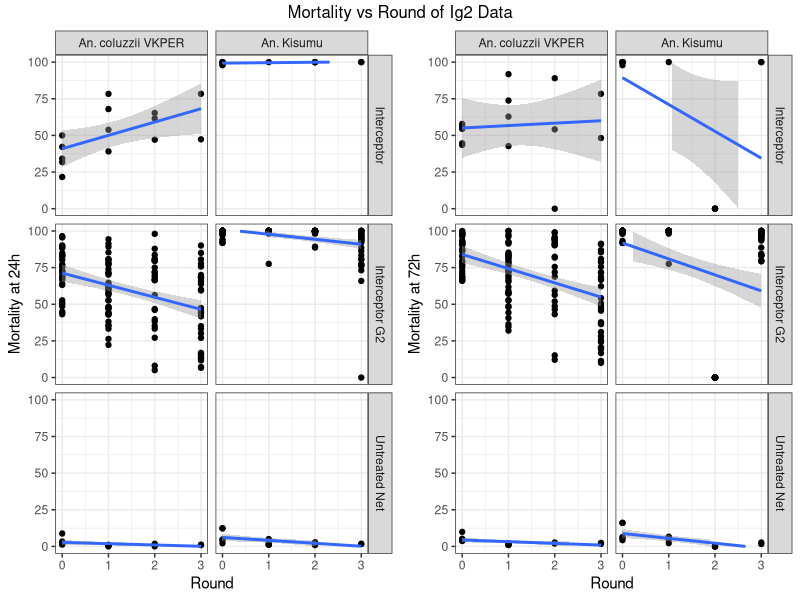
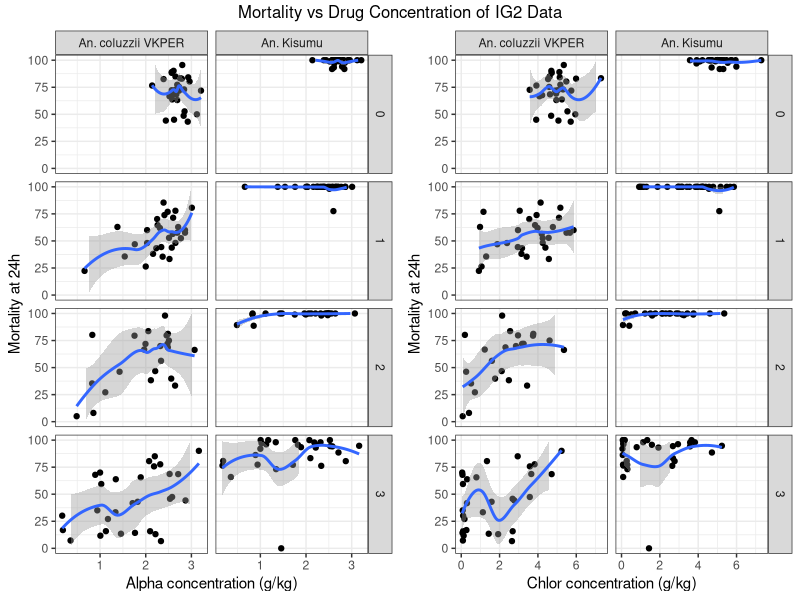
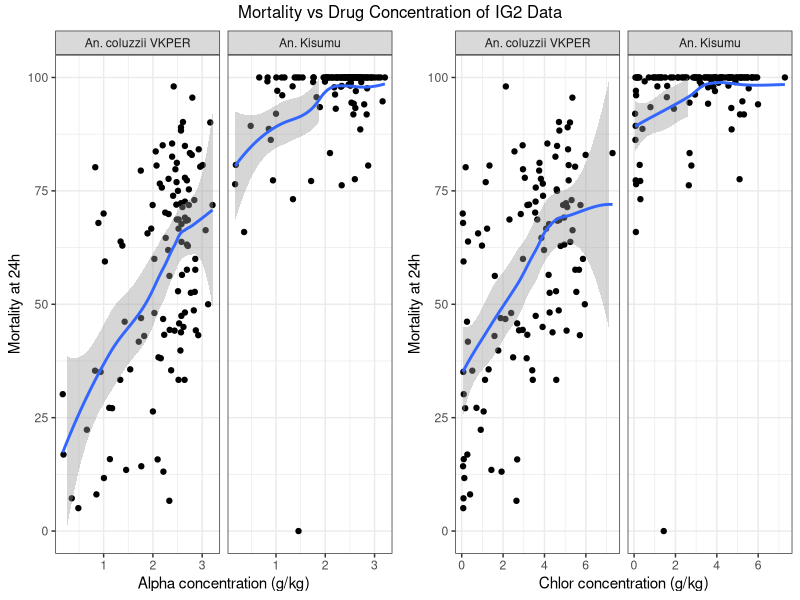
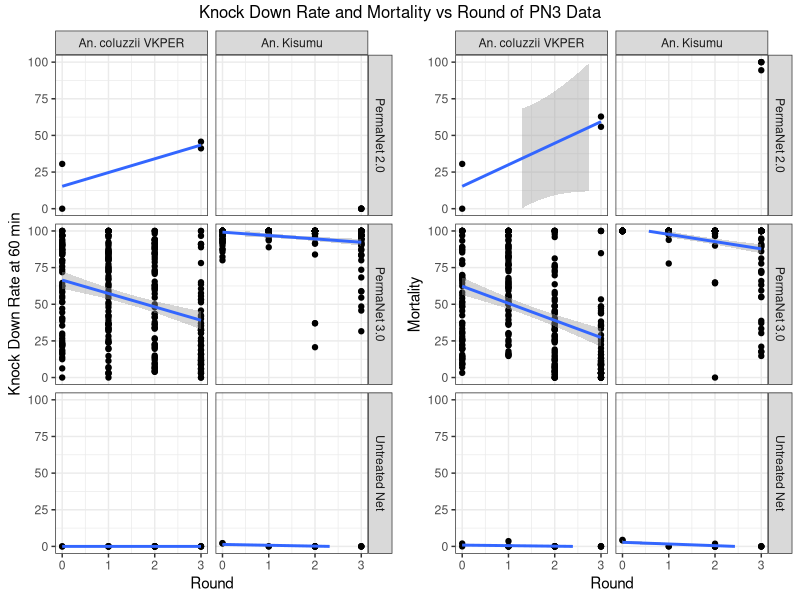
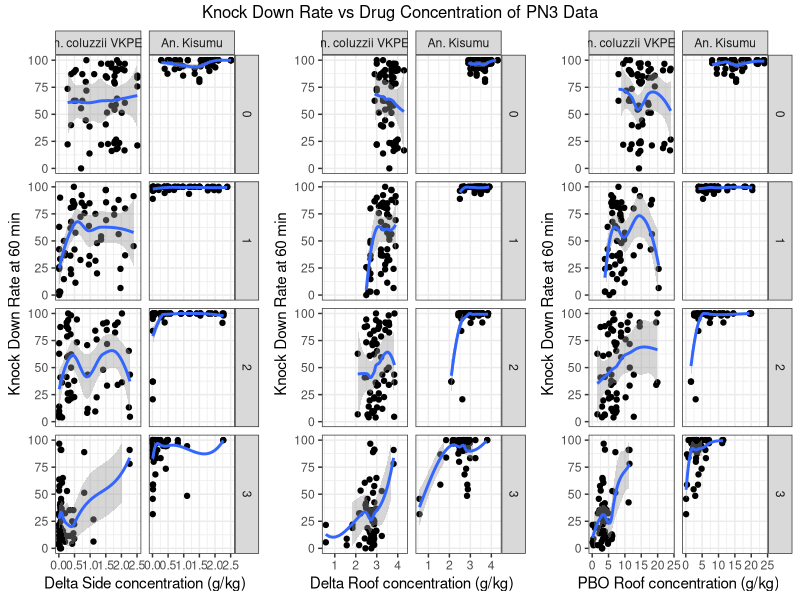
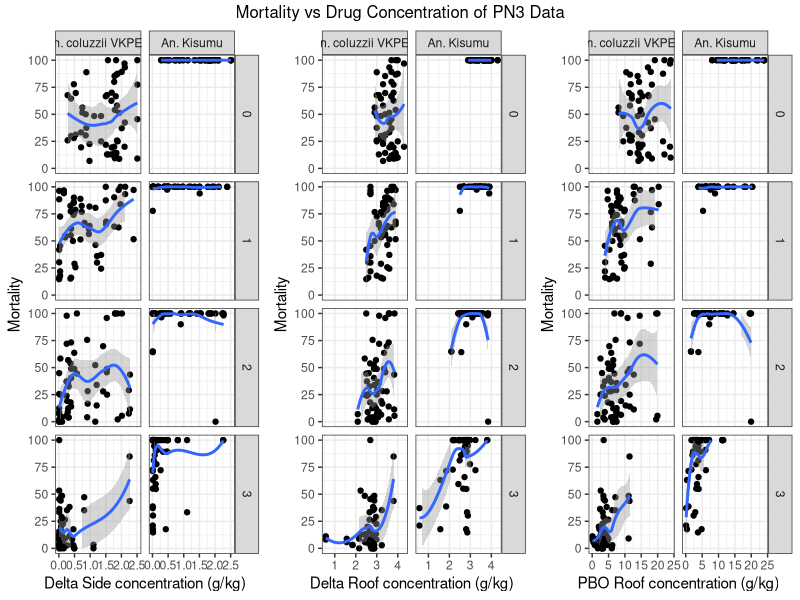
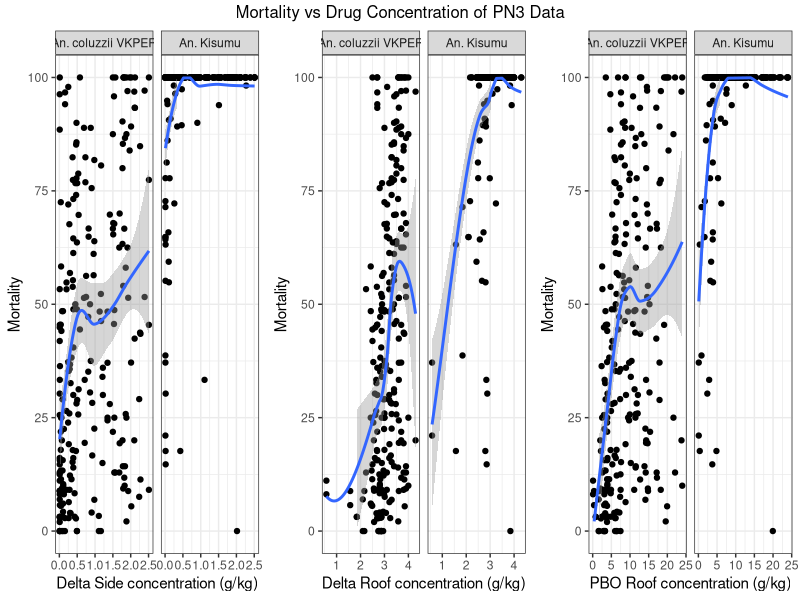
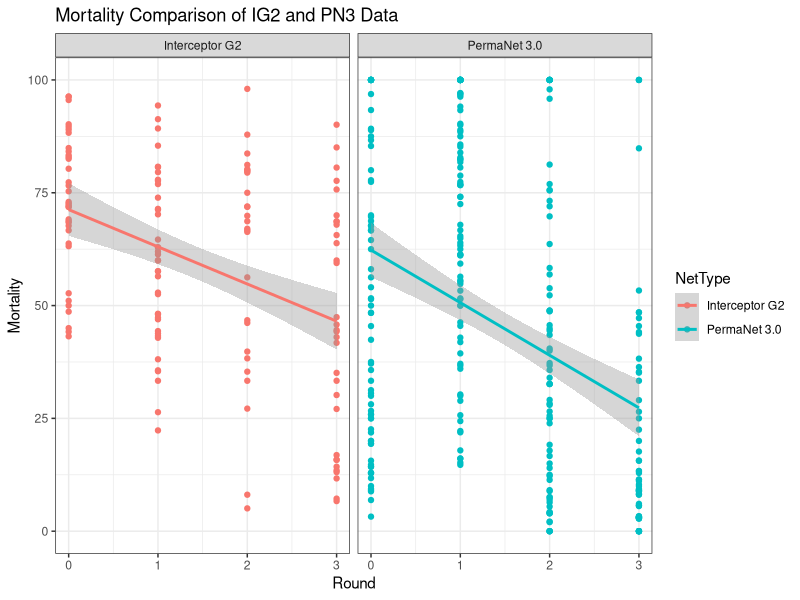

Generate these figures, in order, with R:
## ---- chunk 1
library(readr)
ig2.df <- read_csv("Burkina Faso_bio_ig2_master_m36_anonym.csv")
pn3.df <- read_csv("Burkina Faso_bio_pn3_master_m36_anonym.csv")
interceptor.df <- read_csv("Burkina Faso_bio_interceptor_master_m36_anonym.csv")
## ---- chunk 2
colnames(ig2.df)
## ---- chunk 3
table(ig2.df$NetType, ig2.df$Mosquitospeciesstrain)
## ---- chunk 4
# An.kisumu is the same as An.gambiae Kisumu in "Mosquitospeciesstrain". 
# Merge them.
ig2.df$Mosquitospeciesstrain[
  ig2.df$Mosquitospeciesstrain == "An. gambiae Kisumu"] <- "An. Kisumu"
ig2.df$Mosquitospeciesstrain[
  ig2.df$Mosquitospeciesstrain == "An.kisumu"] <- "An. Kisumu"
# Untreated and Untreated net are the same as in "NetType".
ig2.df$NetType[ig2.df$NetType == "Untreated"] <- "Untreated Net"
ig2.df$NetType[ig2.df$NetType == "Untreated net"] <- "Untreated Net"
# One "NetType" is . and another is New. Remove it.
ig2.df <- ig2.df[ig2.df$NetType != ".", ]
ig2.df <- ig2.df[ig2.df$NetType != "New", ]

# Filter > 100 vales in "mort24h" and "mort72"
ig2.df <- ig2.df[ig2.df$mort24h <= 100, ]
ig2.df <- ig2.df[ig2.df$mort72 <= 100, ]

table(ig2.df$NetType, ig2.df$Mosquitospeciesstrain)
## ---- chunk 5

# Plot "mort24h" & "mort72" v.s. "round" by "NetType" & "Mosquitospeciesstrain"

library(ggplot2)
library(gridExtra)

m1 <- ggplot(ig2.df, aes(x = round, y = mort24h)) +
  geom_point() + geom_smooth(method = "lm") +
  facet_grid(NetType ~ Mosquitospeciesstrain) +
  ylim(0, 100) +
  ylab("Mortality at 24h") + xlab("Round") +
  theme_bw()
m2 <- ggplot(ig2.df, aes(x = round, y = mort72)) +
  geom_point() + geom_smooth(method = "lm") +
  facet_grid(NetType ~ Mosquitospeciesstrain) +
  ylim(0, 100) +
  ylab("Mortality at 72h") + xlab("Round") +
  theme_bw()

grid.arrange(m1, m2, ncol = 2, 
             top = "Mortality vs Round of Ig2 Data")

ggsave("1_IG2_Mortality_vs_Round.png", width = 8, height = 4)
## ---- chunk 6

# Plot "mort24h" v.s. "alpha_g_kg" & "chlor_g_kg" by "round" & "Mosquitospeciesstrain".

n1 <- ggplot(ig2.df, aes(x = alpha_g_kg, y = mort24h)) +
  geom_point() + geom_smooth() +
  facet_grid(round ~ Mosquitospeciesstrain) +
  ylim(0, 100) +
  ylab("Mortality at 24h") + xlab("Alpha concentration (g/kg)") +
  theme_bw()
n2 <- ggplot(ig2.df, aes(x = chlor_g_kg, y = mort24h)) +
  geom_point() + geom_smooth() +
  facet_grid(round ~ Mosquitospeciesstrain) +
  ylim(0, 100) +
  ylab("Mortality at 24h") + xlab("Chlor concentration (g/kg)") +
  theme_bw()

grid.arrange(n1, n2, ncol = 2, 
             top = "Mortality vs Drug Concentration of IG2 Data")

ggsave("2_IG2_Mortality_24h_vs_Drug_Concentration.png", width = 8, height = 5)
## ---- chunk 7

# Plot "mort24h" v.s. "alpha_g_kg" & "chlor_g_kg" by "Mosquitospeciesstrain".

n1.2 <- ggplot(ig2.df, aes(x = alpha_g_kg, y = mort24h)) +
  geom_point() + geom_smooth() +
  facet_wrap(~ Mosquitospeciesstrain) +
  ylim(0, 100) +
  ylab("Mortality at 24h") + xlab("Alpha concentration (g/kg)") +
  theme_bw()
n2.2 <- ggplot(ig2.df, aes(x = chlor_g_kg, y = mort24h)) +
  geom_point() + geom_smooth() +
  facet_wrap(~ Mosquitospeciesstrain) +
  ylim(0, 100) +
  ylab("Mortality at 24h") + xlab("Chlor concentration (g/kg)") +
  theme_bw()

grid.arrange(n1.2, n2.2, ncol = 2, 
             top = "Mortality vs Drug Concentration of IG2 Data")

ggsave("3_IG2_Mortality_vs_Drug_Concentration.png", width = 8, height = 3)
## ---- chunk 8
colnames(pn3.df)
## ---- chunk 9
table(pn3.df$NetType, pn3.df$Mosquitospeciesstrain)
## ---- chunk 10
# Change An. gambiae Kisumu to An. kisumu in "Mosquitospeciesstrain".
pn3.df$Mosquitospeciesstrain[
  pn3.df$Mosquitospeciesstrain == "An. gambiae Kisumu"] <- "An. Kisumu"
# Contrôle is the same as Untreated Net_Control  in "NetType".
# Merge them and name as "Untreated Net".
pn3.df$NetType[pn3.df$NetType == "Contrôle"] <- "Untreated Net"
pn3.df$NetType[pn3.df$NetType == "Untreated Net_Control"] <- "Untreated Net"

# Filter > 100 vales in "mort" and "kd60"
pn3.df <- pn3.df[pn3.df$mort <= 100, ]
pn3.df <- pn3.df[pn3.df$kd60 <= 100, ]

# Remove NA in "NetsType" and "Mosquitospeciesstrain"
pn3.df <- pn3.df[!is.na(pn3.df$NetType), ]
pn3.df <- pn3.df[!is.na(pn3.df$Mosquitospeciesstrain), ]

table(pn3.df$NetType, pn3.df$Mosquitospeciesstrain)
## ---- chunk 11
# Plot "kd60" & "mort" v.s. "round" by "NetType" & "Mosquitospeciesstrain"

o1 <- ggplot(pn3.df, aes(x = round, y = kd60)) +
  geom_point() + geom_smooth(method = "lm") +
  facet_grid(NetType ~ Mosquitospeciesstrain) +
  ylim(0, 100) +
  ylab("Knock Down Rate at 60 min") + xlab("Round") +
  theme_bw()
o2 <- ggplot(pn3.df, aes(x = round, y = mort)) +
  geom_point() + geom_smooth(method = "lm") +
  facet_grid(NetType ~ Mosquitospeciesstrain) +
  ylim(0, 100) +
  ylab("Mortality") + xlab("Round") +
  theme_bw()

grid.arrange(o1, o2, ncol = 2, 
             top = "Knock Down Rate and Mortality vs Round of PN3 Data")

ggsave("4_PN3_Knock_Down_Rate_and_Mortality_vs_Round.png", 
       width = 8, height = 4)
## ---- chunk 12
# Plot "kd60" v.s. "delta_side_g_kg" & "delta_roof_g_kg" & "pbo_roof_g_kg" 
# by "round" & "Mosquitospeciesstrain".

p1 <- ggplot(pn3.df, aes(x = delta_side_g_kg, y = kd60)) +
  geom_point() + geom_smooth() +
  facet_grid(round ~ Mosquitospeciesstrain) +
  ylim(0, 100) +
  ylab("Knock Down Rate at 60 min") + xlab("Delta Side concentration (g/kg)") +
  theme_bw()
p2 <- ggplot(pn3.df, aes(x = delta_roof_g_kg, y = kd60)) +
  geom_point() + geom_smooth() +
  facet_grid(round ~ Mosquitospeciesstrain) +
  ylim(0, 100) +
  ylab("Knock Down Rate at 60 min") + xlab("Delta Roof concentration (g/kg)") +
  theme_bw()
p3 <- ggplot(pn3.df, aes(x = pbo_roof_g_kg, y = kd60)) +
  geom_point() + geom_smooth() +
  facet_grid(round ~ Mosquitospeciesstrain) +
  ylim(0, 100) +
  ylab("Knock Down Rate at 60 min") + xlab("PBO Roof concentration (g/kg)") +
  theme_bw()

grid.arrange(p1, p2, p3, ncol = 3, 
             top = "Knock Down Rate vs Drug Concentration of PN3 Data")

ggsave("5_PN3_Knock_Down_Rate_vs_Drug_Concentration.png", 
       width = 12, height = 5)
## ---- chunk 13

# Plot "mort" v.s. "delta_side_g_kg" & "delta_roof_g_kg" & "pbo_roof_g_kg"
# by "round" & "Mosquitospeciesstrain".

q1 <- ggplot(pn3.df, aes(x = delta_side_g_kg, y = mort)) +
  geom_point() + geom_smooth() +
  facet_grid(round ~ Mosquitospeciesstrain) +
  ylim(0, 100) +
  ylab("Mortality") + xlab("Delta Side concentration (g/kg)") +
  theme_bw()
q2 <- ggplot(pn3.df, aes(x = delta_roof_g_kg, y = mort)) +
  geom_point() + geom_smooth() +
  facet_grid(round ~ Mosquitospeciesstrain) +
  ylim(0, 100) +
  ylab("Mortality") + xlab("Delta Roof concentration (g/kg)") +
  theme_bw()
q3 <- ggplot(pn3.df, aes(x = pbo_roof_g_kg, y = mort)) +
  geom_point() + geom_smooth() +
  facet_grid(round ~ Mosquitospeciesstrain) +
  ylim(0, 100) +
  ylab("Mortality") + xlab("PBO Roof concentration (g/kg)") +
  theme_bw()

grid.arrange(q1, q2, q3, ncol = 3, 
             top = "Mortality vs Drug Concentration of PN3 Data")

ggsave("6_PN3_Mortality_vs_Drug_Concentration.png", width = 12, height = 5)
## ---- chunk 14

# Plot "mort" v.s. "delta_side_g_kg" & "delta_roof_g_kg" & "pbo_roof_g_kg"
# by "Mosquitospeciesstrain".

q1.2 <- ggplot(pn3.df, aes(x = delta_side_g_kg, y = mort)) +
  geom_point() + geom_smooth() +
  facet_wrap(~ Mosquitospeciesstrain) +
  ylim(0, 100) +
  ylab("Mortality") + xlab("Delta Side concentration (g/kg)") +
  theme_bw()
q2.2 <- ggplot(pn3.df, aes(x = delta_roof_g_kg, y = mort)) +
  geom_point() + geom_smooth() +
  facet_wrap(~ Mosquitospeciesstrain) +
  ylim(0, 100) +
  ylab("Mortality") + xlab("Delta Roof concentration (g/kg)") +
  theme_bw()
q3.2 <- ggplot(pn3.df, aes(x = pbo_roof_g_kg, y = mort)) +
  geom_point() + geom_smooth() +
  facet_wrap(~ Mosquitospeciesstrain) +
  ylim(0, 100) +
  ylab("Mortality") + xlab("PBO Roof concentration (g/kg)") +
  theme_bw()

grid.arrange(q1.2, q2.2, q3.2, ncol = 3,
             top = "Mortality vs Drug Concentration of PN3 Data")

ggsave("7_PN3_Mortality_vs_Drug_Concentration.png", width = 12, height = 3)
## ---- chunk 15
library(dplyr)

# Select An. coluzzii VKPER from "Mosquitospeciesstrain" in ig2.df.
# Select Interceptor G2 from "NetType" in ig2.df.
# Extract "NetType", "round", and "mort24h" from ig2.df
# Name 3 columns as "NetType", "round", and "mort" respectively.
ig2.mort <- ig2.df %>%
  filter(Mosquitospeciesstrain == "An. coluzzii VKPER") %>%
  filter(NetType == "Interceptor G2") %>%
  select(NetType, round, mort24h) %>%
  rename(mort = mort24h)

# Select An. coluzzii VKPER from "Mosquitospeciesstrain" in pn3.df.
# Select PermaNet 3.0 from "NetType" in pn3.df.
# Extract "NetType", "round", and "mort" from pn3.df
pn3.mort <- pn3.df %>%
  filter(Mosquitospeciesstrain == "An. coluzzii VKPER") %>%
  filter(NetType == "PermaNet 3.0") %>%
  select(NetType, round, mort) 

# Combine ig2.mort and pn3.mort
ig2.pn3.mort <- rbind(ig2.mort, pn3.mort)
## ---- chunk 16
# Plot "mort" v.s. "round" by "NetType" of ig2.pn3.mort.

ggplot(ig2.pn3.mort, aes(x = round, y = mort, color = NetType,)) +
  geom_point() + geom_smooth(method = "lm") +
  facet_wrap(~ NetType) +
  ylim(0, 100) +
  ylab("Mortality") + xlab("Round") +
  theme_bw() +
  ggtitle("Mortality Comparison of IG2 and PN3 Data")

ggsave("8_Mortality_Comparison_of_IG2_and_PN3_Data.png", width = 6, height = 3)
## ---- chunk 17
# Perform t-test to compare mortality between IG2 and PN3 for each round.
# t.test ~ 2 independent samples
cat("t-test: IG2 vs PN3\n")
cat("p-value for each round:\n")
t.test(mort ~ NetType, ig2.pn3.mort[ig2.pn3.mort$round == 0, ])$p.value
t.test(mort ~ NetType, ig2.pn3.mort[ig2.pn3.mort$round == 1, ])$p.value
t.test(mort ~ NetType, ig2.pn3.mort[ig2.pn3.mort$round == 2, ])$p.value
t.test(mort ~ NetType, ig2.pn3.mort[ig2.pn3.mort$round == 3, ])$p.value

cat("\n")

# Perform U-test to compare mortality between IG2 and PN3 for each round.
# wilcox.test ~ 2 independent samples
cat("U-test: IG2 vs PN3\n")
cat("p-value for each round:\n")
wilcox.test(mort ~ NetType, ig2.pn3.mort[ig2.pn3.mort$round == 0, ])$p.value
wilcox.test(mort ~ NetType, ig2.pn3.mort[ig2.pn3.mort$round == 1, ])$p.value
wilcox.test(mort ~ NetType, ig2.pn3.mort[ig2.pn3.mort$round == 2, ])$p.value
wilcox.test(mort ~ NetType, ig2.pn3.mort[ig2.pn3.mort$round == 3, ])$p.value
## ---- chunk 18

# Plot "mort" v.s. "round" of ig2.pn3.mort by "NetType".
library(ggpubr)

ggviolin(ig2.pn3.mort, x = "round", y = "mort", color = "NetType",
         palette = "jco", add = "mean_sd", error.plot = "crossbar",
         add.params = list(size = 0.5)) +
  geom_jitter(aes(color = NetType), position = position_jitterdodge(0.2), 
              size = 0.5) +
  theme_bw() + ylim(0, 100) +
  labs(x = "Round", y = "Mortality",
       title = "Mortality Comparison of IG2 and PN3 Data",
       subtitle = "An. coluzzii VKPER") +
  # U test of 2 independent samples for each round
  stat_compare_means(method = "wilcox.test", label = "p.signif",
                     aes(group = NetType), label.y = 99)

ggsave("9_Mortality_Comparison_of_IG2_and_PN3_Data_Violin.png", 
       width = 6, height = 4)
## ---- chunk 19
# Plot "mort" v.s. "round" of ig2.pn3.mort by "NetType".

ggboxplot(ig2.pn3.mort, x = "round", y = "mort", color = "NetType",
          palette = "jco") +
  geom_jitter(aes(color = NetType), position = position_jitterdodge(0.2),
              size = 1) +
  theme_bw() + ylim(0, 100) +
  labs(x = "Round", y = "Mortality",
       title = "Mortality Comparison of IG2 and PN3 Data",
       subtitle = "An. coluzzii VKPER") +
  # U test of 2 independent samples for each round
  stat_compare_means(method = "wilcox.test", label = "p.signif",
                     aes(group = NetType), label.y = 99)

ggsave("10_Mortality_Comparison_of_IG2_and_PN3_Data_Box.png", 
       width = 5, height = 3)
## ---- chunk 20
colnames(interceptor.df)
## ---- chunk 21
table(interceptor.df$Mosquitospeciesstrain)
